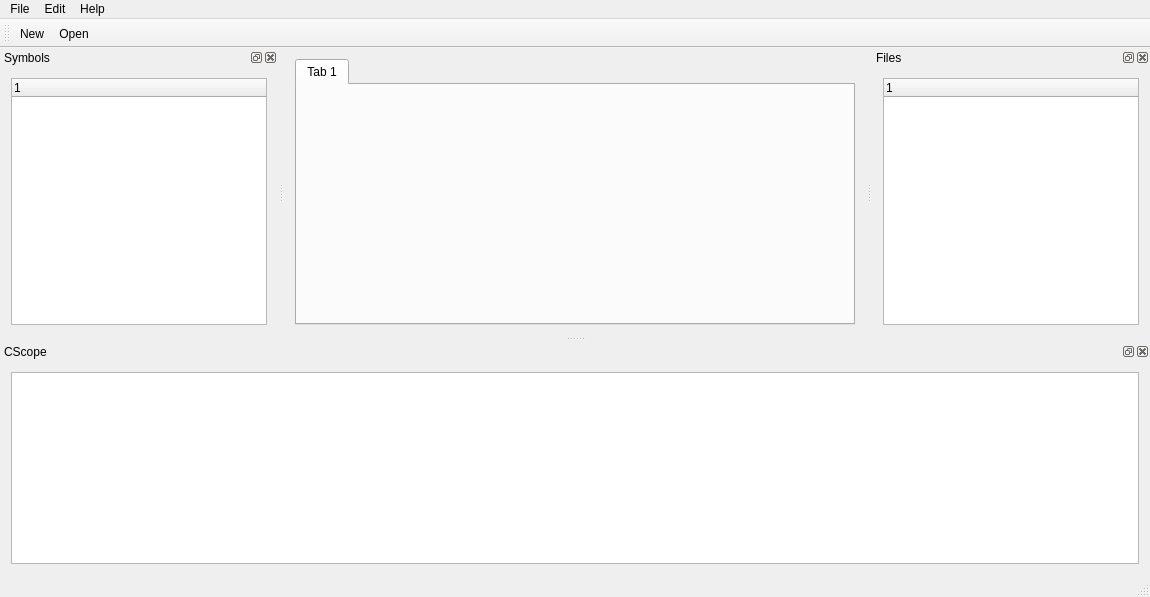
<?xml version="1.0" encoding="UTF-8"?>
<ui version="4.0">
 <class>MainWindow</class>
 <widget class="QMainWindow" name="MainWindow">
  <property name="geometry">
   <rect>
    <x>0</x>
    <y>0</y>
    <width>1150</width>
    <height>597</height>
   </rect>
  </property>
  <property name="windowTitle">
   <string>KScope-NG</string>
  </property>
  <widget class="QWidget" name="centralWidget">
   <layout class="QGridLayout" name="gridLayout_2">
    <item row="0" column="0">
     <widget class="QTabWidget" name="tabWidget">
      <property name="currentIndex">
       <number>0</number>
      </property>
      <widget class="QWidget" name="tab_3">
       <attribute name="title">
        <string>Tab 1</string>
       </attribute>
       <layout class="QHBoxLayout" name="horizontalLayout_3"/>
      </widget>
     </widget>
    </item>
   </layout>
  </widget>
  <widget class="QMenuBar" name="menuBar">
   <property name="geometry">
    <rect>
     <x>0</x>
     <y>0</y>
     <width>1150</width>
     <height>25</height>
    </rect>
   </property>
   <widget class="QMenu" name="menuEdit">
    <property name="title">
     <string>Edit</string>
    </property>
   </widget>
   <widget class="QMenu" name="menuHelp">
    <property name="title">
     <string>Help</string>
    </property>
   </widget>
   <widget class="QMenu" name="menuFile">
    <property name="title">
     <string>File</string>
    </property>
    <addaction name="actionNew"/>
    <addaction name="actionOpen"/>
    <addaction name="actionExit"/>
   </widget>
   <addaction name="menuFile"/>
   <addaction name="menuEdit"/>
   <addaction name="menuHelp"/>
  </widget>
  <widget class="QToolBar" name="mainToolBar">
   <property name="windowTitle">
    <string>Main Toolbar</string>
   </property>
   <attribute name="toolBarArea">
    <enum>TopToolBarArea</enum>
   </attribute>
   <attribute name="toolBarBreak">
    <bool>false</bool>
   </attribute>
   <addaction name="actionNew"/>
   <addaction name="actionOpen"/>
  </widget>
  <widget class="QStatusBar" name="statusBar"/>
  <widget class="QDockWidget" name="dockWidget_11">
   <property name="windowTitle">
    <string>CScope</string>
   </property>
   <attribute name="dockWidgetArea">
    <number>8</number>
   </attribute>
   <widget class="QWidget" name="dockWidgetContents_16">
    <layout class="QHBoxLayout" name="horizontalLayout_4">
     <item>
      <widget class="QTableWidget" name="tableWidget_2"/>
     </item>
    </layout>
   </widget>
  </widget>
  <widget class="QDockWidget" name="dockWidget_12">
   <property name="windowTitle">
    <string>Files</string>
   </property>
   <attribute name="dockWidgetArea">
    <number>2</number>
   </attribute>
   <widget class="QWidget" name="dockWidgetContents_17">
    <layout class="QVBoxLayout" name="verticalLayout_10">
     <item>
      <widget class="QTreeWidget" name="treeWidget_8">
       <column>
        <property name="text">
         <string notr="true">1</string>
        </property>
       </column>
      </widget>
     </item>
    </layout>
   </widget>
  </widget>
  <widget class="QDockWidget" name="dockWidget_14">
   <property name="windowTitle">
    <string>Symbols</string>
   </property>
   <attribute name="dockWidgetArea">
    <number>1</number>
   </attribute>
   <widget class="QWidget" name="dockWidgetContents_19">
    <layout class="QVBoxLayout" name="verticalLayout_9">
     <item>
      <widget class="QTreeWidget" name="treeWidget_7">
       <column>
        <property name="text">
         <string notr="true">1</string>
        </property>
       </column>
      </widget>
     </item>
    </layout>
   </widget>
  </widget>
  <action name="actionNew">
   <property name="text">
    <string>New</string>
   </property>
  </action>
  <action name="actionOpen">
   <property name="text">
    <string>Open</string>
   </property>
  </action>
  <action name="actionExit">
   <property name="text">
    <string>Exit</string>
   </property>
  </action>
 </widget>
 <layoutdefault spacing="6" margin="11"/>
 <resources/>
 <connections>
  <connection>
   <sender>actionExit</sender>
   <signal>triggered()</signal>
   <receiver>MainWindow</receiver>
   <slot>close()</slot>
   <hints>
    <hint type="sourcelabel">
     <x>-1</x>
     <y>-1</y>
    </hint>
    <hint type="destinationlabel">
     <x>574</x>
     <y>298</y>
    </hint>
   </hints>
  </connection>
 </connections>
</ui>
